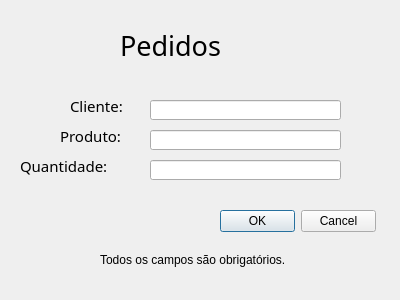
<?xml version="1.0" encoding="UTF-8"?>
<ui version="4.0">
 <class>busca</class>
 <widget class="QDialog" name="busca">
  <property name="geometry">
   <rect>
    <x>0</x>
    <y>0</y>
    <width>400</width>
    <height>300</height>
   </rect>
  </property>
  <property name="windowTitle">
   <string>Dialog</string>
  </property>
  <widget class="QLabel" name="label_3">
   <property name="geometry">
    <rect>
     <x>60</x>
     <y>120</y>
     <width>81</width>
     <height>31</height>
    </rect>
   </property>
   <property name="font">
    <font>
     <family>Century Gothic</family>
     <pointsize>11</pointsize>
     <weight>50</weight>
     <bold>false</bold>
    </font>
   </property>
   <property name="text">
    <string>Produto:</string>
   </property>
  </widget>
  <widget class="QLabel" name="label_2">
   <property name="geometry">
    <rect>
     <x>70</x>
     <y>90</y>
     <width>71</width>
     <height>31</height>
    </rect>
   </property>
   <property name="font">
    <font>
     <family>Century Gothic</family>
     <pointsize>11</pointsize>
     <weight>50</weight>
     <bold>false</bold>
    </font>
   </property>
   <property name="text">
    <string>Cliente:</string>
   </property>
  </widget>
  <widget class="QLabel" name="label">
   <property name="geometry">
    <rect>
     <x>120</x>
     <y>30</y>
     <width>171</width>
     <height>31</height>
    </rect>
   </property>
   <property name="font">
    <font>
     <family>Century Gothic</family>
     <pointsize>20</pointsize>
     <weight>50</weight>
     <bold>false</bold>
    </font>
   </property>
   <property name="text">
    <string>Pedidos</string>
   </property>
  </widget>
  <widget class="QLineEdit" name="txtProd">
   <property name="geometry">
    <rect>
     <x>150</x>
     <y>130</y>
     <width>191</width>
     <height>20</height>
    </rect>
   </property>
   <property name="inputMethodHints">
    <set>Qt::ImhDigitsOnly</set>
   </property>
  </widget>
  <widget class="QDialogButtonBox" name="buttonBox_2">
   <property name="geometry">
    <rect>
     <x>220</x>
     <y>210</y>
     <width>156</width>
     <height>23</height>
    </rect>
   </property>
   <property name="standardButtons">
    <set>QDialogButtonBox::Cancel|QDialogButtonBox::Ok</set>
   </property>
  </widget>
  <widget class="QLineEdit" name="txtCli">
   <property name="geometry">
    <rect>
     <x>150</x>
     <y>100</y>
     <width>191</width>
     <height>20</height>
    </rect>
   </property>
   <property name="inputMethodHints">
    <set>Qt::ImhDigitsOnly</set>
   </property>
  </widget>
  <widget class="QLineEdit" name="txtQtd">
   <property name="geometry">
    <rect>
     <x>150</x>
     <y>160</y>
     <width>191</width>
     <height>20</height>
    </rect>
   </property>
   <property name="inputMethodHints">
    <set>Qt::ImhDigitsOnly</set>
   </property>
  </widget>
  <widget class="QLabel" name="label_4">
   <property name="geometry">
    <rect>
     <x>20</x>
     <y>150</y>
     <width>121</width>
     <height>31</height>
    </rect>
   </property>
   <property name="font">
    <font>
     <family>Century Gothic</family>
     <pointsize>11</pointsize>
     <weight>50</weight>
     <bold>false</bold>
    </font>
   </property>
   <property name="text">
    <string>Quantidade:</string>
   </property>
  </widget>
  <widget class="QLabel" name="label_5">
   <property name="geometry">
    <rect>
     <x>100</x>
     <y>250</y>
     <width>211</width>
     <height>20</height>
    </rect>
   </property>
   <property name="text">
    <string>Todos os campos são obrigatórios.</string>
   </property>
  </widget>
 </widget>
 <tabstops>
  <tabstop>txtCli</tabstop>
  <tabstop>txtProd</tabstop>
  <tabstop>txtQtd</tabstop>
 </tabstops>
 <resources/>
 <connections/>
</ui>
